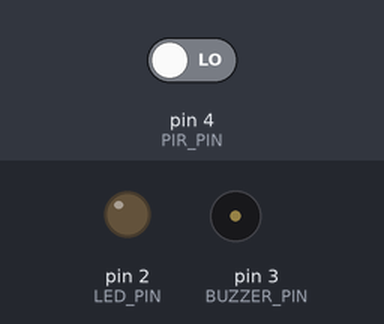
This sketch was run on a simulated Arduino Uno, built with avr-gcc and run on an emulated ATmega328P. On the bench: output pins drawn as LEDs (lit = HIGH), buzzer (waves = sounding, pin HIGH). Dashed ring = blinking. The inputs (shaded band) are chosen by the test bench; at power-on: pin 4 (PIR_PIN) LOW.

Above: at 1.2 s.
1.3 s: pin 4 (PIR_PIN) driven HIGH
At 1.7 s:
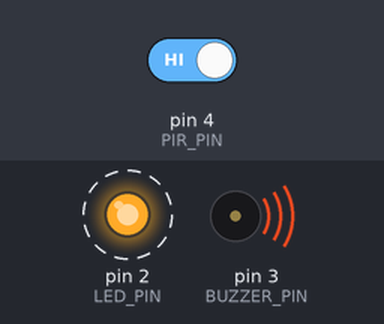
4.3 s: pin 4 (PIR_PIN) driven LOW
At 4.8 s:
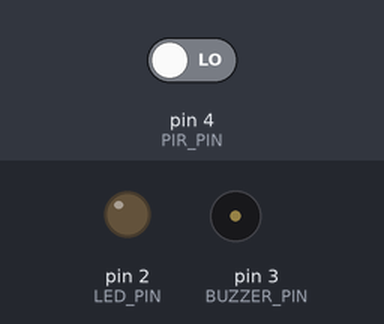
Timing chart, 0 to 7.3 s (numbered marks = the images above; inputs shaded):
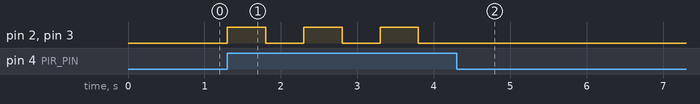

The sketch:

MOTION_ALARM.ino
```cpp
const int LED_PIN = 2;
const int BUZZER_PIN = 3;
const int PIR_PIN = 4;

void setup() {
  pinMode(LED_PIN, OUTPUT);
  pinMode(BUZZER_PIN, OUTPUT);
  pinMode(PIR_PIN, INPUT);
}

void loop() {
  if (digitalRead(PIR_PIN) == HIGH)
    trigger();
}

void trigger() {
  digitalWrite(LED_PIN, HIGH);
  digitalWrite(BUZZER_PIN, HIGH);
  delay(500);
  digitalWrite(LED_PIN, LOW);
  digitalWrite(BUZZER_PIN, LOW);
  delay(500);
}
```

Measured:
- after the input at 1.3 s, pin 2 (LED_PIN), pin 3 (BUZZER_PIN): alternates HIGH for 0.50 s and LOW for 0.50 s, starting at once
- after the input at 4.3 s, pin 2 (LED_PIN), pin 3 (BUZZER_PIN): stops changing and stays LOW
